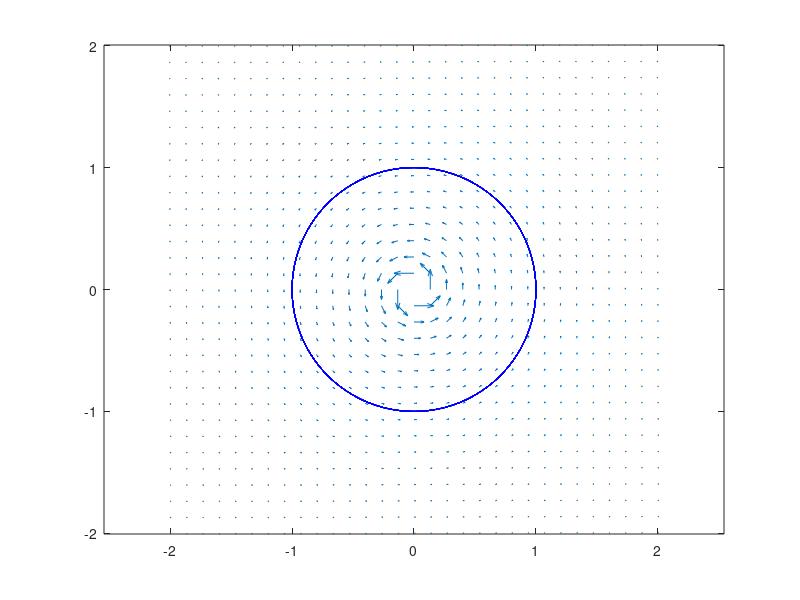

Recreate this plot in MATLAB.
t = linspace(-2, 2, 31);
[x, y] = meshgrid(t);
u = -y./(x.^2+y.^2);
v = x./(x.^2+y.^2);
quiver(x, y, u, v)
hold on
streamline(x, y, u, v, 1, 0)
axis equal
